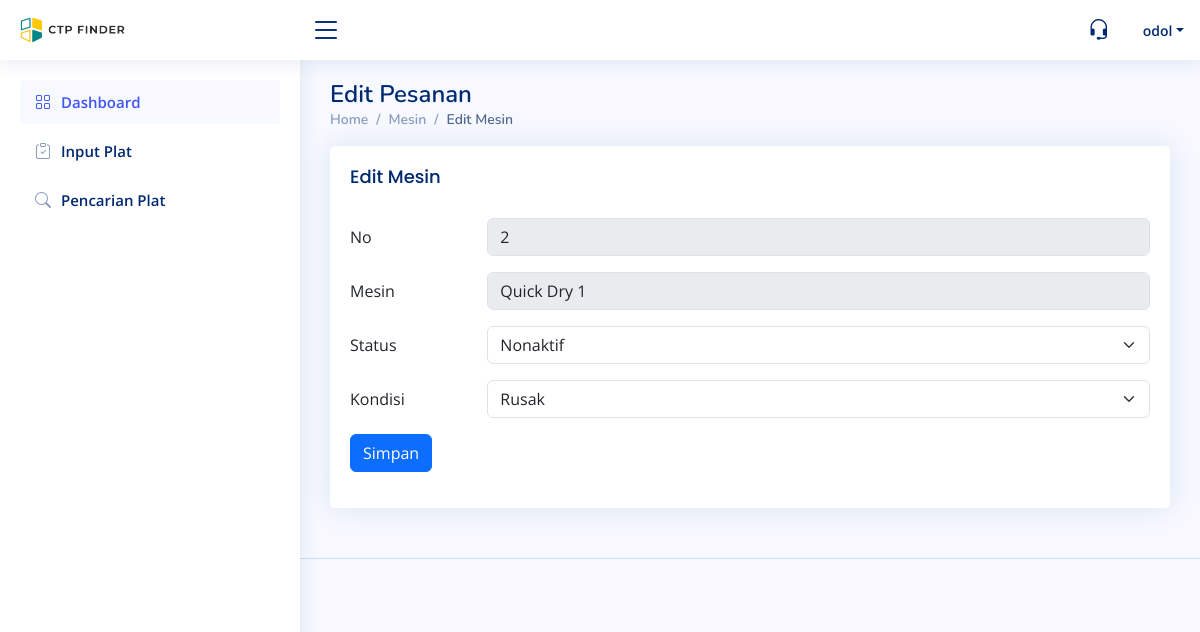
Screenshot of /dashboard-admin/pages/content/mesin/edit-mesin-pengering.php?id=2 (signed in) with the database file from the repository.
### tables this page shows
CREATE TABLE `tbl_mesin_pengering` (
  `id_mesin_pengering` int(11) NOT NULL,
  `nama` varchar(25) NOT NULL,
  `status_mesin` enum('Aktif','Nonaktif') NOT NULL,
  `kondisi` enum('Baik','Perbaikan','Rusak') NOT NULL
);

### dashboard-admin/pages/content/mesin/edit-mesin-pengering.php (the view, shortened to what this page needs)
<?php
include '../../../../config/db.php';
?>
<main id="main" class="main">
  <div class="pagetitle">
    <h1>Edit Pesanan</h1>
    <nav>
      <ol class="breadcrumb">
        <li class="breadcrumb-item"><a href="../dashboard/Dashboard.php">Home</a></li>
        <li class="breadcrumb-item"><a href="./mesin.php">Mesin</a></li>
        <li class="breadcrumb-item active">Edit Mesin</li>
      </ol>
    </nav>
  </div>
  <section class="section dashboard">
    <div class="col-lg-12">
      <div class="card">
        <div class="card-body">
          <?php
          $id = $_GET["id"];
          $sql = "SELECT * FROM tbl_mesin_pengering WHERE id_mesin_pengering=$id";
          $result = $db_connect->query($sql);
          if ($row = $result->fetch_assoc()) {
          ?>
            <h5 class="card-title">Edit Mesin</h5>
            <form method="post" action="../../../../backend/proses_edit_mesin_dry.php">
              <div class="row mb-3">
                <label for="inputText" class="col-sm-2 col-form-label">No</label>
                <div class="col-sm-10">
                  <input type="text" class="form-control" name="nomor" value="<?php echo $row['id_mesin_pengering']; ?>" disabled>
                </div>
              </div>
              <div class="row mb-3">
                <label for="inputDate" class="col-sm-2 col-form-label">Mesin</label>
                <div class="col-sm-10">
                  <input type="text" class="form-control" name="nama" value="<?php echo $row['nama']; ?>" disabled>
                </div>
              </div>
              <div class="row mb-3">
                <label class="col-sm-2 col-form-label">Status</label>
                <div class="col-sm-10">
                  <select class="form-select" aria-label="Default select example" name="status_mesin">
                    <option value="Nonaktif" <?php echo ($row['status_mesin'] == 'Nonaktif') ? 'selected' : ''; ?>>Nonaktif</option>
                  </select>
                </div>
              </div>
              <div class="row mb-3">
                <label class="col-sm-2 col-form-label">Kondisi</label>
                <div class="col-sm-10">
                  <select class="form-select" aria-label="Default select example" name="kondisi">
                    <option value="Rusak" <?php echo ($row['kondisi'] == 'Rusak') ? 'selected' : ''; ?>>Rusak</option>
                  </select>
                </div>
              </div>
              <div class="row mb-3">
                <div class="col-sm-10">
                  <button type="submit" class="btn btn-primary">Simpan</button>
                </div>
              </div>
            </form>
          <?php
          }
          ?>
        </div>
      </div>
    </div>
  </section>
</main>

### dashboard-admin/assets/css/style.css (style rules this page uses)
:root { scroll-behavior: smooth; }
body { font-family: "Open Sans", sans-serif; background: #f6f9ff; color: #444444; }
a { color: #4154f1; text-decoration: none; }
h1, h2, h3, h4, h5, h6 { font-family: "Nunito", sans-serif; }
#main { margin-top: 60px; padding: 20px 30px; transition: all 0.3s; }
.pagetitle { margin-bottom: 10px; }
.pagetitle h1 { font-size: 24px; margin-bottom: 0; font-weight: 600; color: #012970; }
.card { margin-bottom: 30px; border: none; border-radius: 5px; box-shadow: 0px 0 30px rgba(1, 41, 112, 0.1); }
.card-title { padding: 20px 0 15px 0; font-size: 18px; font-weight: 500; color: #012970; font-family: "Poppins", sans-serif; }
.card-body { padding: 0 20px 20px 20px; }
.breadcrumb { font-size: 14px; font-family: "Nunito", sans-serif; color: #899bbd; font-weight: 600; }
.breadcrumb a { color: #899bbd; transition: 0.3s; }
.breadcrumb .breadcrumb-item::before { color: #899bbd; }
.breadcrumb .active { color: #51678f; font-weight: 600; }
@media (min-width: 1200px) { #main, #footer { margin-left: 300px; } }

### rows the page displays
tbl_mesin_pengering: nomor "2", nama "Quick Dry 1", status_mesin "Nonaktif", kondisi "Rusak"

### other values shown
$_SESSION['name'] "odol"
